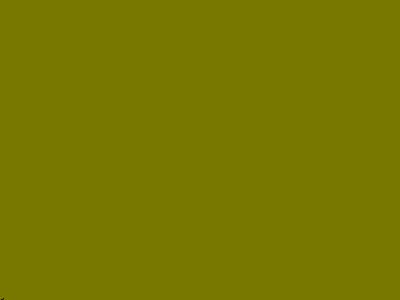
Frame 1 (no input)
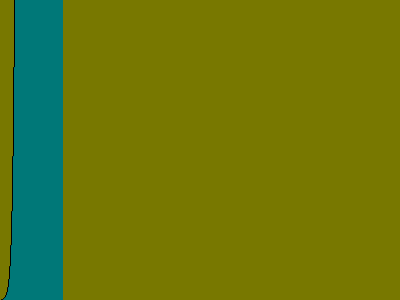
Frame 60 (the mouse pressed at the canvas centre just before this capture)
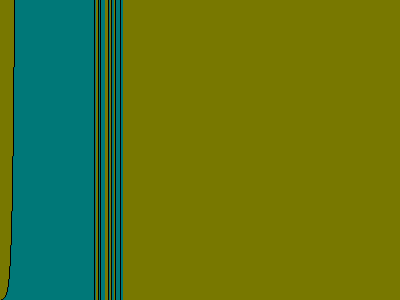
Frame 120 (the mouse held since frame 60 and released just before this capture)

The Processing sketch that drew these frames (run headless with seeded random() and noise(); from frame 60 on, the mouse is pressed at the canvas centre):

// Processing sketch: processing_6010
// ── processing_6010.pde

long f1, f2, f3;
int i;
int max_iters = 400;
void setup()
{
  size(400, 300);
  background(120, 120, 0);
  f1 = 0;
  f2 = 1;
  f3 = f1 + f2;
  i = 0;
  line(i, height, i, height - f1);
  i++;
  line(i, height, i, height - f2);
  i++;
  line(i, height, i, height - f3);
  i++;
}

void draw()
{
  if(i < max_iters)
  {
    f1 = f2;
    f2 = f3;
    f3 = f1 + f2;
    line(i, height, i, height - f3);
    stroke(0, 120, 120);
    line(i, height, i, height - f2);
    stroke(#000000);
    println(f3);
    i++;
  }
}
